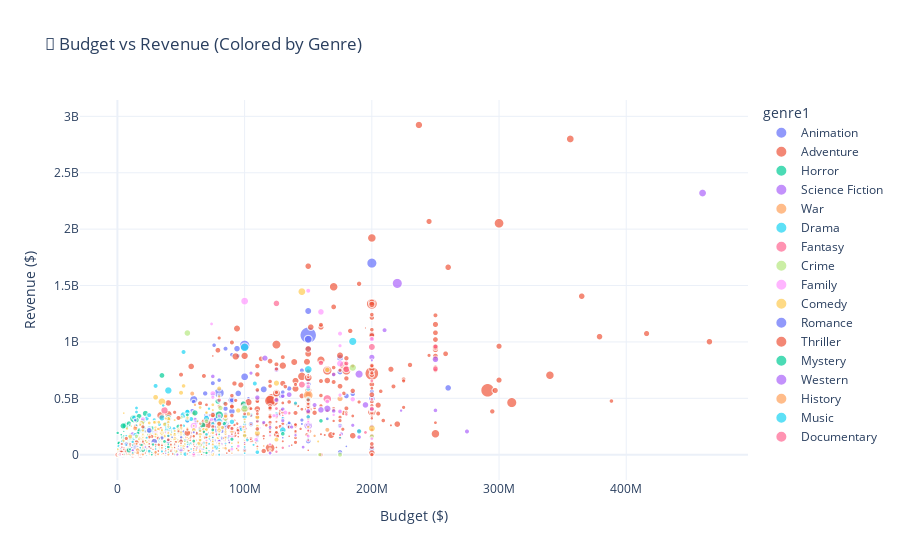

Here is the notebook cell this chart was saved with:
### Code cell
import plotly.express as px

#Option 1

fig1 = px.scatter(
    df_model,
    x='budget',
    y='revenue',
    color='genre1',          # color by genre string (e.g., Action, Comedy)
    size='popularity',       # optional: size points by popularity
    hover_data=['title'],    # optional: show movie title on hover
    title='💸 Budget vs Revenue (Colored by Genre)',
    labels={'budget': 'Budget ($)', 'revenue': 'Revenue ($)'}
)

fig1.update_layout(template='plotly_white')
fig1.show()

### Figure 1 — Plotly figure (JSON) as saved in the notebook; plotly's stock layout.template omitted (floating-point values rounded to 4 significant figures; data arrays with more than 128 entries replaced by an {"elided": "..."} marker saying what was removed)
{"data": [{"customdata": {"elided": "162x1 str values"}, "hovertemplate": "genre1=Animation<br>Budget ($)=%{x}<br>Revenue ($)=%{y}<br>popularity=%{marker.size}<br>title=%{customdata[0]}<extra></extra>", "legendgroup": "Animation", "marker": {"color": "#636efa", "size": {"elided": "162 float values"}, "sizemode": "area", "sizeref": 0.4288, "symbol": "circle"}, "mode": "markers", "name": "Animation", "showlegend": true, "type": "scattergl", "x": {"elided": "162 int values"}, "xaxis": "x", "y": {"elided": "162 int values"}, "yaxis": "y"}, {"customdata": {"elided": "794x1 str values"}, "hovertemplate": "genre1=Adventure<br>Budget ($)=%{x}<br>Revenue ($)=%{y}<br>popularity=%{marker.size}<br>title=%{customdata[0]}<extra></extra>", "legendgroup": "Adventure", "marker": {"color": "#EF553B", "size": {"elided": "794 float values"}, "sizemode": "area", "sizeref": 0.4288, "symbol": "circle"}, "mode": "markers", "name": "Adventure", "showlegend": true, "type": "scattergl", "x": {"elided": "794 int values"}, "xaxis": "x", "y": {"elided": "794 int values"}, "yaxis": "y"}, {"customdata": {"elided": "312x1 str values"}, "hovertemplate": "genre1=Horror<br>Budget ($)=%{x}<br>Revenue ($)=%{y}<br>popularity=%{marker.size}<br>title=%{customdata[0]}<extra></extra>", "legendgroup": "Horror", "marker": {"color": "#00cc96", "size": {"elided": "312 float values"}, "sizemode": "area", "sizeref": 0.4288, "symbol": "circle"}, "mode": "markers", "name": "Horror", "showlegend": true, "type": "scattergl", "x": {"elided": "312 int values"}, "xaxis": "x", "y": {"elided": "312 int values"}, "yaxis": "y"}, {"customdata": [["The Avengers"], ["Blade Runner 2049"], ["Dune: Part Two"], ["Avatar: The Way of Water"], ["Dune"], ["Transformers: Rise of the Beasts"], ["Kingdom of the Planet of the Apes"], ["Guardians of the Galaxy Vol. 3"], ["Guardians of the Galaxy Vol. 2"], ["Venom"], ["The Creator"], ["The Hunger Games: Mockingjay - Part 1"], ["Poor Things"], ["Eternal Sunshine of the Spotless Mind"], ["The Incredible Hulk"], ["Venom: Let There Be Carnage"], ["Star Trek"], ["The Marvels"], ["Transformers: Age of Extinction"], ["Annihilation"], ["M3GAN"], ["Terminator Genisys"], ["Teenage Mutant Ninja Turtles"], ["Eternals"], ["Predestination"], ["The Hunger Games"], ["Minority Report"], ["Ant-Man"], ["Dark Phoenix"], ["A Quiet Place Part II"], ["Maze Runner: The Scorch Trials"], ["Solo: A Star Wars Story"], ["The Matrix Resurrections"], ["Dawn of the Planet of the Apes"], ["Ghost in the Shell"], ["Alien: Covenant"], ["Maze Runner: The Death Cure"], ["Predators"], ["Prometheus"], ["Surrogates"], ["Godzilla: King of the Monsters"], ["Terminator: Dark Fate"], ["Elysium"], ["The Butterfly Effect"], ["Jupiter Ascending"], ["Fantastic Four: Rise of the Silver Surfer"], ["Gravity"], ["The Predator"], ["Hulk"], ["Nope"], ["Megalopolis"], ["What Happened to Monday"], ["The Purge"], ["Moonfall"], ["Chronicle"], ["District 9"], ["RoboCop"], ["Zathura: A Space Adventure"], ["Mr. Nobody"], ["Gemini Man"], ["Superman Returns"], ["Serenity"], ["The 5th Wave"], ["Ender's Game"], ["Sunshine"], ["Skyline"], ["Vivarium"], ["The Core"], ["Anon"], ["Riddick"], ["Battle: Los Angeles"], ["The New Mutants"], ["The Adjustment Bureau"], ["Code 8"], ["Moon"], ["Hot Tub Time Machine"], ["The Endless"], ["Primer"], ["Star Trek: Nemesis"], ["Transformers: Revenge of the Fallen"], ["I.S.S."], ["Frequency"], ["After Earth"], ["The Time Machine"], ["Æon Flux"], ["Project Gemini"], ["K-PAX"], ["Self/less"], ["Stealth"], ["Voyagers"], ["Push"], ["Project Almanac"], ["The 6th Day"], ["Outlander"], ["Ad Astra"], ["I Origins"], ["Dark Skies"], ["Mission to Mars"], ["Prospect"], ["High Life"], ["Freaks"], ["Don't Let Go"], ["Replicas"], ["Crimes of the Future"], ["Revolt"], ["Occupation: Rainfall"], ["Kin"], ["Skylines"], ["Ultraviolet"], ["Southland Tales"], ["S1m0ne"], ["The Recall"]], "hovertemplate": "genre1=Science Fiction<br>Budget ($)=%{x}<br>Revenue ($)=%{y}<br>popularity=%{marker.size}<br>title=%{customdata[0]}<extra></extra>", "legendgroup": "Science Fiction", "marker": {"color": "#ab63fa", "size": [44.06, 31.6, 27.86, 25.53, 24.71, 19.53, 19.09, 18.53, 17.59, 17.45, 16.83, 15.62, 15.14, 12.79, 12.65, 12.56, 11.85, 11.84, 11.46, 11.19, 11.13, 10.84, 10.72, 10.44, 10.38, 10.25, 10.16, 10.08, 9.808, 9.75, 9.735, 9.723, 9.63, 9.608, 9.607, 9.345, 9.141, 9.126, 8.97, 8.924, 8.771, 8.631, 8.239, 8.05, 7.943, 7.893, 7.808, 7.732, 7.543, 7.495, 7.241, 7.13, 6.992, 6.866, 6.722, 6.542, 6.053, 5.913, 5.872, 5.467, 5.35, 5.295, 5.235, 5.198, 5.19, 5.185, 5.181, 5.093, 5.024, 4.848, 4.811, 4.73, 4.63, 4.524, 4.371, 4.321, 4.28, 3.977, 3.952, 3.921, 3.914, 3.872, 3.857, 3.815, 3.762, 3.695, 3.647, 3.645, 3.607, 3.413, 3.401, 3.383, 3.377, 3.368, 3.15, 3.093, 2.785, 2.686, 2.669, 2.494, 2.492, 2.491, 2.429, 2.414, 2.328, 2.313, 2.304, 2.139, 2.022, 2.013, 1.932, 1.914], "sizemode": "area", "sizeref": 0.4288, "symbol": "circle"}, "mode": "markers", "name": "Science Fiction", "showlegend": true, "type": "scattergl", "x": [220000000, 150000000, 190000000, 460000000, 165000000, 195000000, 160000000, 250000000, 200000000, 116000000, 80000000, 125000000, 35000000, 20000000, 150000000, 110000000, 150000000, 274800000, 210000000, 40000000, 12000000, 155000000, 125000000, 200000000, 5500000, 75000000, 102000000, 130000000, 200000000, 55000000, 61000000, 250000000, 190000000, 170000000, 110000000, 97000000, 62000000, 40000000, 130000000, 80000000, 170000000, 185000000, 115000000, 13000000, 176000000, 130000000, 105000000, 88000000, 137000000, 68000000, 120000000, 20000000, 3000000, 146000000, 15000000, 30000000, 120000000, 65000000, 47000000, 140000000, 223000000, 39000000, 38000000, 110000000, 50000000, 10500000, 4000000, 60000000, 20000000, 38000000, 70000000, 67000000, 50200000, 15000000, 5000000, 36000000, 1000000, 7000, 60000000, 200000000, 13800000, 31000000, 130000000, 80000000, 62000000, 6000000, 48000000, 26000000, 135000000, 20000000, 38000000, 12000000, 82000000, 50000000, 87500000, 1000000, 3500000, 90000000, 4000000, 8933400, 2000, 5000000, 30000000, 27000000, 4000000, 25000000, 30000000, 70000000, 30000000, 17000000, 10000000, 5000000], "xaxis": "x", "y": [1518815515, 259239658, 714444358, 2320250281, 407573628, 441381193, 397378150, 845600000, 863756051, 856085151, 104272136, 755356711, 117607117, 72258126, 264770996, 506863592, 386839614, 206136825, 1104054072, 43070915, 181796517, 440603537, 485004754, 402064899, 4942449, 694394724, 358372926, 519311965, 252442974, 297372261, 312296056, 392952373, 156497322, 710644566, 169801921, 240891763, 288175335, 127200000, 403354469, 122444772, 387300138, 261119292, 286140700, 96800000, 184000000, 301913131, 723192705, 160542134, 245360480, 170823080, 13857002, 27975429, 91266581, 67319703, 145000000, 210888950, 242688965, 65079104, 2331721, 173469516, 391081192, 38869464, 109906372, 125537191, 34800000, 66984887, 488000, 74208267, 1197741, 98337295, 211800000, 49169594, 127900000, 157209, 9760104, 64780213, 956425, 545436, 67336470, 836303693, 6605079, 68106245, 243843127, 123700000, 53321673, 211674, 50315140, 31807156, 76932943, 4298184, 49678401, 33200000, 96085477, 7033683, 127461872, 481234, 25174316, 60900000, 22777, 2133033, 368410, 5300000, 8100000, 4551565, 24416, 331091, 10023153, 170581, 31070211, 374743, 19576023, 1319566], "yaxis": "y"}, {"customdata": [["Dunkirk"], ["Fury"], ["Civil War"], ["Troy"], ["Guy Ritchie's The Covenant"], ["American Sniper"], ["13 Hours: The Secret Soldiers of Benghazi"], ["Pearl Harbor"], ["1917"], ["The Wall"], ["Lone Survivor"], ["Tears of the Sun"], ["12 Strong"], ["Alexander"], ["The Outpost"], ["Devotion"], ["U-571"], ["War Horse"], ["Cold Mountain"], ["Green Zone"], ["The Monuments Men"], ["Flags of Our Fathers"], ["Windtalkers"], ["Danger Close: The Battle of Long Tan"], ["The Man with the Iron Heart"], ["Tolkien"], ["Rules of Engagement"]], "hovertemplate": "genre1=War<br>Budget ($)=%{x}<br>Revenue ($)=%{y}<br>popularity=%{marker.size}<br>title=%{customdata[0]}<extra></extra>", "legendgroup": "War", "marker": {"color": "#FFA15A", "size": [39.59, 22.18, 18.04, 16.45, 13.54, 11.31, 10.59, 9.985, 9.34, 6.715, 6.7, 6.577, 5.774, 5.518, 4.592, 4.335, 4.126, 3.853, 3.735, 3.489, 3.381, 3.194, 3.085, 2.944, 2.77, 2.636, 2.021], "sizemode": "area", "sizeref": 0.4288, "symbol": "circle"}, "mode": "markers", "name": "War", "showlegend": true, "type": "scattergl", "x": [150000000, 68000000, 50000000, 175000000, 55000000, 58800000, 50000000, 140000000, 100000000, 3000000, 40000000, 75000000, 35000000, 155000000, 18000000, 90000000, 62000000, 66000000, 79000000, 100000000, 70000000, 90000000, 115000000, 23934823, 32679734, 20000000, 60000000], "xaxis": "x", "y": [527000000, 211817906, 126542249, 497409852, 21948551, 542300000, 69411370, 449220945, 394638258, 4500000, 149295601, 86500000, 67450815, 167298192, 2133452, 20000000, 127700000, 177584879, 173013509, 94882889, 154984035, 65900249, 77600000, 2078370, 4412639, 8654322, 71000000], "yaxis": "y"}, {"customdata": {"elided": "619x1 str values"}, "hovertemplate": "genre1=Drama<br>Budget ($)=%{x}<br>Revenue ($)=%{y}<br>popularity=%{marker.size}<br>title=%{customdata[0]}<extra></extra>", "legendgroup": "Drama", "marker": {"color": "#19d3f3", "size": {"elided": "619 float values"}, "sizemode": "area", "sizeref": 0.4288, "symbol": "circle"}, "mode": "markers", "name": "Drama", "showlegend": true, "type": "scattergl", "x": {"elided": "619 int values"}, "xaxis": "x", "y": {"elided": "619 int values"}, "yaxis": "y"}, {"customdata": [["How to Train Your Dragon"], ["Twilight"], ["How to Train Your Dragon 2"], ["Maleficent"], ["Doctor Strange in the Multiverse of Madness"], ["Harry Potter and the Deathly Hallows: Part 2"], ["Thor: Love and Thunder"], ["Shrek the Third"], ["Constantine"], ["Damsel"], ["Underworld: Blood Wars"], ["Fantastic Beasts: The Secrets of Dumbledore"], ["Donnie Darko"], ["The Hobbit: The Desolation of Smaug"], ["Fantastic Beasts and Where to Find Them"], ["The Dark Tower"], ["Bruce Almighty"], ["Ghostbusters: Frozen Empire"], ["Jungle Cruise"], ["Ghostbusters: Afterlife"], ["The Watchers"], ["Hellboy: The Crooked Man"], ["Jack the Giant Slayer"], ["Miss Peregrine's Home for Peculiar Children"], ["Immortals"], ["Wrath of the Titans"], ["Fantastic Beasts: The Crimes of Grindelwald"], ["Home"], ["The Lovely Bones"], ["Hellboy"], ["Underworld"], ["The Mummy"], ["Hancock"], ["Knights of the Zodiac"], ["Hansel & Gretel: Witch Hunters"], ["Drive Angry"], ["Daredevil"], ["The Legend of Tarzan"], ["Hellboy II: The Golden Army"], ["The Last Witch Hunter"], ["The Mortal Instruments: City of Bones"], ["Chaos Walking"], ["The Smurfs 2"], ["Hellboy"], ["Blade II"], ["Oz the Great and Powerful"], ["Eragon"], ["Midnight in Paris"], ["R.I.P.D."], ["Underworld: Evolution"], ["Underworld: Rise of the Lycans"], ["Underworld: Awakening"], ["Nanny McPhee"], ["The Ant Bully"], ["Son of the Mask"], ["The Sorcerer's Apprentice"], ["The League of Extraordinary Gentlemen"], ["Pan"], ["A Monster Calls"], ["The Illusionist"], ["Bedtime Stories"], ["Evan Almighty"], ["The Covenant"], ["Mandy"], ["Enter the Void"], ["The Nutcracker and the Four Realms"], ["If Only"], ["Bedazzled"], ["Mary Poppins Returns"], ["Aquamarine"], ["Sorry to Bother You"], ["Ghosts of Girlfriends Past"], ["Beautiful Creatures"], ["The Kid"], ["The King's Daughter"], ["Cats"], ["Into the Woods"], ["Where the Wild Things Are"], ["The Santa Clause 2"], ["Nutty Professor II: The Klumps"], ["Queen of the Damned"], ["Penelope"], ["Don't Be Afraid of the Dark"], ["Tideland"], ["Gabriel"]], "hovertemplate": "genre1=Fantasy<br>Budget ($)=%{x}<br>Revenue ($)=%{y}<br>popularity=%{marker.size}<br>title=%{customdata[0]}<extra></extra>", "legendgroup": "Fantasy", "marker": {"color": "#FF6692", "size": [32.7, 23.62, 22.48, 21.54, 21.21, 19.34, 13.97, 13.81, 13.41, 12.68, 12.53, 11.63, 11.53, 11.42, 11.1, 10.52, 8.853, 8.613, 8.459, 7.902, 7.65, 7.606, 7.266, 7.256, 7.188, 7.025, 7.02, 6.812, 6.809, 6.694, 6.673, 6.636, 6.47, 6.445, 5.99, 5.905, 5.875, 5.852, 5.824, 5.625, 5.617, 5.561, 5.439, 5.433, 5.431, 5.393, 5.295, 5.287, 5.191, 5.071, 5.046, 5.031, 4.953, 4.809, 4.68, 4.649, 4.601, 4.414, 4.223, 4.214, 4.106, 3.999, 3.962, 3.92, 3.664, 3.639, 3.61, 3.494, 3.477, 3.473, 3.459, 3.147, 2.986, 2.969, 2.794, 2.78, 2.733, 2.672, 2.543, 2.491, 2.419, 2.208, 2.131, 2.026, 1.976], "sizemode": "area", "sizeref": 0.4288, "symbol": "circle"}, "mode": "markers", "name": "Fantasy", "showlegend": true, "type": "scattergl", "x": [165000000, 37000000, 145000000, 180000000, 200000000, 125000000, 250000000, 160000000, 100000000, 60000000, 35000000, 200000000, 4500000, 250000000, 180000000, 60000000, 80000000, 100000000, 200000000, 75000000, 30000000, 20000000, 195000000, 110000000, 75000000, 150000000, 200000000, 135000000, 65000000, 66000000, 22000000, 125000000, 150000000, 60000000, 50000000, 50000000, 78000000, 180000000, 85000000, 90000000, 60000000, 125000000, 105000000, 50000000, 54000000, 200000000, 100000000, 17000000, 130000000, 50000000, 35000000, 70000000, 25000000, 50000000, 84000000, 150000000, 78000000, 150000000, 43000000, 16500000, 80000000, 175000000, 20000000, 6000000, 13000000, 120000000, 532673, 48000000, 130000000, 12000000, 3200000, 37500000, 60000000, 65000000, 40500000, 95000000, 50000000, 100000000, 65000000, 84000000, 35000000, 15000000, 25000000, 12000000, 200000], "xaxis": "x", "y": [494879471, 393616788, 621537519, 758539785, 955775804, 1341511219, 760900000, 813367380, 230900000, 5000, 81093313, 407200000, 7500000, 958400000, 809342332, 113231078, 484592874, 201967521, 220889446, 204334455, 51147812, 2014050, 197700000, 296482446, 226904017, 301970083, 654900000, 368871007, 93600000, 99318987, 95708457, 409231607, 629400000, 7000000, 226349749, 40909909, 179179718, 356743061, 160388063, 146936910, 95396573, 26508132, 347434178, 55065289, 155010032, 491868548, 250425512, 151119219, 61600000, 111476513, 92158961, 160112671, 123276807, 55200000, 59918422, 215300000, 179265204, 128388320, 47309313, 87892388, 212874864, 174440724, 37597471, 1653784, 754249, 173961069, 3000000, 90383208, 348807090, 23006849, 18200000, 102366815, 60052138, 110317580, 2200000, 77276321, 212902372, 100140916, 172842355, 123307945, 45479110, 21156270, 36993168, 566611, 1395610], "yaxis": "y"}, {"customdata": {"elided": "138x1 str values"}, "hovertemplate": "genre1=Crime<br>Budget ($)=%{x}<br>Revenue ($)=%{y}<br>popularity=%{marker.size}<br>title=%{customdata[0]}<extra></extra>", "legendgroup": "Crime", "marker": {"color": "#B6E880", "size": {"elided": "138 float values"}, "sizemode": "area", "sizeref": 0.4288, "symbol": "circle"}, "mode": "markers", "name": "Crime", "showlegend": true, "type": "scattergl", "x": {"elided": "138 int values"}, "xaxis": "x", "y": {"elided": "138 int values"}, "yaxis": "y"}, {"customdata": [["The Super Mario Bros. Movie"], ["The Garfield Movie"], ["Coco"], ["Beauty and the Beast"], ["Paddington in Peru"], ["Madagascar"], ["Maleficent: Mistress of Evil"], ["Alice in Wonderland"], ["The Bad Guys"], ["Frozen II"], ["Cars 3"], ["PAW Patrol: The Mighty Movie"], ["Toy Story 4"], ["Wonder"], ["Penguins of Madagascar"], ["The SpongeBob SquarePants Movie"], ["Harold and the Purple Crayon"], ["Wreck-It Ralph"], ["Madagascar: Escape 2 Africa"], ["The Day the Earth Blew Up: A Looney Tunes Movie"], ["Trolls"], ["The Cat in the Hat"], ["The Jungle Book"], ["The SpongeBob Movie: Sponge Out of Water"], ["Ralph Breaks the Internet"], ["The Grinch"], ["Bee Movie"], ["PAW Patrol: The Movie"], ["The Spiderwick Chronicles"], ["How the Grinch Stole Christmas"], ["Freaky Friday"], ["The SpongeBob Movie: Sponge on the Run"], ["Space Jam: A New Legacy"], ["Over the Hedge"], ["Sinbad: Legend of the Seven Seas"], ["The Road to El Dorado"], ["The Addams Family"], ["Minions"], ["Dora and the Lost City of Gold"], ["Onward"], ["The Angry Birds Movie 2"], ["Trolls World Tour"], ["Spy Kids"], ["Dumbo"], ["The Lizzie McGuire Movie"], ["Smurfs: The Lost Village"], ["Miracles from Heaven"], ["Abominable"], ["RV"], ["Mr. Bean's Holiday"], ["Roald Dahl's Matilda the Musical"], ["August Rush"], ["My Spy"], ["Clifford the Big Red Dog"], ["Alvin and the Chipmunks: The Road Chip"], ["Ella Enchanted"], ["The Wild"], ["Captain Underpants: The First Epic Movie"], ["ParaNorman"], ["Spy Kids 2: The Island of Lost Dreams"], ["A Dog's Journey"], ["Dolittle"], ["The Lego Ninjago Movie"], ["Peter Rabbit 2: The Runaway"], ["Speed Racer"], ["Spy Kids 3-D: Game Over"], ["Lady and the Tramp"], ["Like Mike"], ["Diary of a Wimpy Kid: Rodrick Rules"], ["Gulliver's Travels"], ["Spy Kids: All the Time in the World"], ["Stuart Little 2"], ["My Little Pony: The Movie"], ["Kicking & Screaming"], ["G-Force"], ["Jimmy Neutron: Boy Genius"], ["The Water Horse"], ["Are We There Yet?"], ["Rugrats in Paris: The Movie"], ["Shaun the Sheep Movie"], ["Soul Surfer"], ["Smallfoot"], ["102 Dalmatians"], ["Valiant"], ["The Son of Bigfoot"], ["Sleepover"], ["Underdog"], ["Zoom"], ["Cats & Dogs"], ["The Muppets"], ["Playing with Fire"], ["The Jungle Book 2"], ["Camp Hideout"], ["Ice Princess"], ["The Secret Life of Bees"], ["The Wolf and the Lion"], ["Early Man"], ["Missing Link"], ["Alexander and the Terrible, Horrible, No Good, Very Bad Day"], ["Imagine That"], ["Pooh's Heffalump Movie"], ["Big Fat Liar"], ["The Little Vampire"], ["Cats & Dogs: The Revenge of Kitty Galore"], ["Mr. Magorium's Wonder Emporium"], ["A Street Cat Named Bob"]], "hovertemplate": "genre1=Family<br>Budget ($)=%{x}<br>Revenue ($)=%{y}<br>popularity=%{marker.size}<br>title=%{customdata[0]}<extra></extra>", "legendgroup": "Family", "marker": {"color": "#FF97FF", "size": [27.28, 23.68, 21.85, 17.99, 17.01, 14.86, 12.81, 12.07, 11.97, 11.61, 11.56, 11.14, 10.76, 10.68, 10.5, 10.33, 10.27, 9.839, 9.604, 9.264, 8.932, 8.898, 8.3, 7.989, 7.935, 7.935, 7.779, 7.661, 7.575, 7.342, 7.326, 6.982, 6.858, 6.847, 6.673, 6.382, 6.319, 6.29, 6.167, 6.145, 6.101, 6.087, 6.078, 5.543, 5.348, 5.345, 5.337, 5.078, 5.005, 4.928, 4.926, 4.836, 4.813, 4.699, 4.62, 4.615, 4.436, 4.415, 4.413, 4.313, 4.297, 4.259, 4.254, 4.04, 4.003, 3.918, 3.847, 3.774, 3.716, 3.654, 3.589, 3.53, 3.378, 3.376, 3.303, 3.241, 3.177, 3.159, 3.129, 3.107, 3.076, 2.94, 2.838, 2.791, 2.697, 2.689, 2.686, 2.667, 2.637, 2.63, 2.552, 2.531, 2.511, 2.474, 2.471, 2.382, 2.265, 2.236, 2.203, 2.189, 2.189, 2.081, 1.976, 1.901, 1.9, 1.896], "sizemode": "area", "sizeref": 0.4288, "symbol": "circle"}, "mode": "markers", "name": "Family", "showlegend": true, "type": "scattergl", "x": [100000000, 60000000, 175000000, 160000000, 90000000, 75000000, 185000000, 200000000, 80000000, 150000000, 175000000, 30000000, 175000000, 20000000, 132000000, 30000000, 40000000, 165000000, 150000000, 15000000, 125000000, 109000000, 175000000, 74000000, 175000000, 75000000, 150000000, 26000000, 90000000, 123000000, 26000000, 60000000, 150000000, 80000000, 60000000, 95000000, 40000000, 74000000, 49000000, 200000000, 65000000, 90000000, 35000000, 170000000, 17000000, 60000000, 16000000, 75000000, 50000000, 25000000, 25000000, 25000000, 18000000, 64000000, 90000000, 31000000, 80000000, 38000000, 60000000, 38000000, 16000000, 175000000, 70000000, 45000000, 120000000, 38000000, 60000000, 30000000, 21000000, 112000000, 27000000, 120000000, 6000000, 45000000, 150000000, 25000000, 40000000, 32000000, 30000000, 25000000, 18000000, 80000000, 85000000, 35000000, 30000000, 10000000, 25000000, 75600000, 60000000, 45000000, 29900000, 20000000, 3500000, 25000000, 11000000, 11900000, 50000000, 100000000, 28000000, 55000000, 20000000, 15000000, 35000000, 85000000, 65000000, 8000000], "xaxis": "x", "y": [1362000000, 254907482, 807816196, 1266115964, 209470312, 542064525, 491730089, 1025467110, 250162278, 1453683476, 383925276, 202231360, 1073841394, 315025930, 373515621, 140161792, 32227855, 471222889, 603900354, 12641938, 347337803, 133800000, 966550600, 311594032, 529323962, 508600000, 287594577, 144327371, 164200000, 345800000, 160846332, 4700000, 163692228, 343397247, 80767884, 76400000, 204394183, 1159457503, 120600000, 141940042, 137792047, 49276818, 147934180, 353284621, 55534455, 197183546, 74000000, 190304772, 87528173, 232225908, 37289659, 66122026, 10200000, 107347356, 233755553, 27400000, 102338515, 125427681, 107139399, 119723358, 78871079, 251410631, 123081555, 153000000, 93900000, 197101678, 51000000, 62300000, 72526996, 237382724, 85564310, 169956806, 61294644, 56070433, 292817841, 80936232, 103967384, 97918663, 103291131, 106209378, 47088990, 214115531, 183611771, 61746888, 46372519, 10143022, 65270477, 12506188, 93375151, 165184237, 69412425, 135700000, 1100000, 27645491, 38105395, 15300000, 53431158, 26565710, 100654149, 23000000, 52900000, 52970014, 27965865, 112483764, 69500000, 17900000], "yaxis": "y"}, {"customdata": {"elided": "541x1 str values"}, "hovertemplate": "genre1=Comedy<br>Budget ($)=%{x}<br>Revenue ($)=%{y}<br>popularity=%{marker.size}<br>title=%{customdata[0]}<extra></extra>", "legendgroup": "Comedy", "marker": {"color": "#FECB52", "size": {"elided": "541 float values"}, "sizemode": "area", "sizeref": 0.4288, "symbol": "circle"}, "mode": "markers", "name": "Comedy", "showlegend": true, "type": "scattergl", "x": {"elided": "541 int values"}, "xaxis": "x", "y": {"elided": "541 int values"}, "yaxis": "y"}, {"customdata": [["After"], ["The Notebook"], ["Cinderella"], ["Her"], ["We Live in Time"], ["Anyone But You"], ["Corpse Bride"], ["Call Me by Your Name"], ["After We Collided"], ["After Ever Happy"], ["After Everything"], ["Flipped"], ["Five Feet Apart"], ["The Age of Adaline"], ["After We Fell"], ["Beautiful Disaster"], ["Redeeming Love"], ["Secretary"], ["Friends with Benefits"], ["Fly Me to the Moon"], ["Waves"], ["The Fault in Our Stars"], ["Focus"], ["Carol"], ["Shortbus"], ["Overboard"], ["All of Us Strangers"], ["She's Out of My League"], ["Forever My Girl"], ["Leap Year"], ["The Break-Up"], ["Soul Plane"], ["Julie & Julia"], ["Midnight Sun"], ["Under the Tuscan Sun"], ["The House Bunny"], ["What to Expect When You're Expecting"], ["Two Weeks Notice"], ["The Space Between Us"], ["Bones and All"], ["The DUFF"], ["Punch-Drunk Love"], ["Step Up All In"], ["Every Day"], ["Marry Me"], ["The Next Three Days"], ["Monster-in-Law"], ["Brooklyn"], ["Cinderella Man"], ["Failure to Launch"], ["Becoming Jane"], ["All My Life"], ["Before Midnight"], ["Pride and Prejudice and Zombies"], ["The Painted Veil"], ["Love Again"], ["Fifty Shades of Black"], ["Sing Street"], ["Beastly"], ["The Wedding Date"], ["Just Married"], ["Safe Haven"], ["Duplicity"], ["Upside Down"], ["Kate & Leopold"], ["My Best Friend's Girl"], ["My Big Fat Greek Wedding 2"], ["If Beale Street Could Talk"], ["Ironclad"], ["Song to Song"], ["Fever Pitch"], ["Second Act"], ["Return to Me"]], "hovertemplate": "genre1=Romance<br>Budget ($)=%{x}<br>Revenue ($)=%{y}<br>popularity=%{marker.size}<br>title=%{customdata[0]}<extra></extra>", "legendgroup": "Romance", "marker": {"color": "#636efa", "size": [23.08, 19.44, 19, 15.02, 13.91, 13.91, 12.2, 12.17, 11.78, 11.51, 11.22, 9.93, 9.1, 8.706, 8.657, 8.347, 8.305, 8.218, 7.687, 6.241, 5.934, 5.902, 5.622, 5.525, 5.134, 5.043, 4.98, 4.908, 4.754, 4.671, 4.394, 4.389, 4.381, 4.293, 4.097, 4.05, 3.921, 3.838, 3.781, 3.743, 3.704, 3.693, 3.631, 3.622, 3.557, 3.52, 3.51, 3.497, 3.438, 3.395, 3.32, 3.259, 3.253, 3.231, 3.181, 3.116, 3.085, 2.964, 2.781, 2.663, 2.533, 2.465, 2.425, 2.33, 2.315, 2.232, 2.144, 2.119, 2.11, 2.09, 2.051, 1.956, 1.911], "sizemode": "area", "sizeref": 0.4288, "symbol": "circle"}, "mode": "markers", "name": "Romance", "showlegend": true, "type": "scattergl", "x": [14000000, 29000000, 95000000, 23000000, 20000000, 25000000, 40000000, 3500000, 14000000, 14000000, 14000000, 14000000, 7000000, 25000000, 14000000, 25000000, 30000000, 4000000, 35000000, 100000000, 6000000, 14000000, 50100000, 11800000, 2000000, 12000000, 5000000, 20000000, 3500000, 19000000, 52000000, 16000000, 40000000, 2800000, 18000000, 25000000, 40000000, 60000000, 30000000, 16000000, 8500000, 25000000, 45000000, 4900000, 23000000, 30000000, 43000000, 11000000, 88000000, 50000000, 16500000, 25000000, 3000000, 28000000, 19400000, 9000000, 20000000, 4000000, 17000000, 15000000, 18000000, 28000000, 60000000, 60000000, 48000000, 20000000, 18000000, 12000000, 25000000, 10000000, 30000000, 16000000, 24000000], "xaxis": "x", "y": [69497587, 115600000, 543514353, 47351251, 37182814, 214891370, 118133252, 43143046, 47990414, 19238073, 10644463, 4324817, 92600000, 65663276, 21753705, 6850036, 9464198, 9300000, 149500000, 42247783, 2576990, 307166834, 153962963, 40272135, 5557564, 91244913, 14864960, 49800000, 16367326, 32686500, 205700000, 14800000, 129500000, 27365467, 58878723, 70442940, 79700000, 199043242, 14793385, 15234907, 43528634, 24665649, 86165646, 10400000, 44000000, 67448651, 154749918, 62076141, 108539911, 130224158, 37311672, 2000000, 11176469, 16457494, 26910847, 10000000, 21164799, 13624522, 43200000, 47175038, 101564935, 97600000, 78176181, 22187813, 76019048, 41624687, 90632641, 20572691, 5151023, 1710528, 50500000, 72282227, 36600000], "yaxis": "y"}, {"customdata": {"elided": "157x1 str values"}, "hovertemplate": "genre1=Thriller<br>Budget ($)=%{x}<br>Revenue ($)=%{y}<br>popularity=%{marker.size}<br>title=%{customdata[0]}<extra></extra>", "legendgroup": "Thriller", "marker": {"color": "#EF553B", "size": {"elided": "157 float values"}, "sizemode": "area", "sizeref": 0.4288, "symbol": "circle"}, "mode": "markers", "name": "Thriller", "showlegend": true, "type": "scattergl", "x": {"elided": "157 int values"}, "xaxis": "x", "y": {"elided": "157 int values"}, "yaxis": "y"}, {"customdata": [["Gone Girl"], ["Get Out"], ["Blink Twice"], ["Memento"], ["Watchmen"], ["Scooby-Doo"], ["Death on the Nile"], ["Murder on the Orient Express"], ["Game Night"], ["A Haunting in Venice"], ["House of Wax"], ["Inferno"], ["Vanilla Sky"], ["Identity"], ["Nerve"], ["The Guest"], ["Hypnotic"], ["Eagle Eye"], ["Odd Thomas"], ["Amsterdam"], ["The Fourth Kind"], ["Sky Captain and the World of Tomorrow"], ["The Crazies"], ["Joy Ride"], ["Stay"], ["Secret Window"], ["Poolman"], ["Joe Dirt"], ["Paper Towns"], ["See How They Run"], ["Scooby-Doo 2: Monsters Unleashed"], ["Mindhunters"], ["Reminiscence"], ["The X Files: I Want to Believe"], ["The Messengers"]], "hovertemplate": "genre1=Mystery<br>Budget ($)=%{x}<br>Revenue ($)=%{y}<br>popularity=%{marker.size}<br>title=%{customdata[0]}<extra></extra>", "legendgroup": "Mystery", "marker": {"color": "#00cc96", "size": [16.41, 16.01, 15.74, 12.41, 9.39, 7.816, 7.643, 6.957, 6.895, 6.406, 6.396, 6.198, 5.835, 5.767, 5.211, 5.118, 5.099, 4.743, 4.671, 3.989, 3.793, 3.656, 3.464, 3.412, 3.284, 2.998, 2.986, 2.91, 2.711, 2.693, 2.655, 2.611, 2.433, 2.356, 1.952], "sizemode": "area", "sizeref": 0.4288, "symbol": "circle"}, "mode": "markers", "name": "Mystery", "showlegend": true, "type": "scattergl", "x": [61000000, 4500000, 20000000, 9000000, 130000000, 84000000, 90000000, 55000000, 37000000, 60000000, 40000000, 75000000, 68000000, 28000000, 19000000, 5000000, 70000000, 80000000, 27000000, 80000000, 10000000, 70000000, 20000000, 23000000, 50000000, 40000000, 10000000, 17700000, 12000000, 40000000, 80000000, 27000000, 68000000, 30000000, 16000000], "xaxis": "x", "y": [370890259, 255407969, 46393906, 40047236, 185258983, 275650703, 137307235, 352800000, 117501013, 121400000, 68766121, 220021259, 203388341, 90259536, 85241496, 2700051, 16014123, 178800000, 1149267, 31245810, 47709193, 57958696, 54956140, 36642838, 8342132, 92900000, 158933, 30987695, 85500000, 21921551, 181466833, 21100000, 18717947, 69363381, 55060212], "yaxis": "y"}, {"customdata": [["The Revenant"], ["Horizon: An American Saga - Chapter 1"], ["Bone Tomahawk"], ["Hell or High Water"], ["3:10 to Yuma"], ["Open Range"], ["Hidalgo"], ["The Sisters Brothers"]], "hovertemplate": "genre1=Western<br>Budget ($)=%{x}<br>Revenue ($)=%{y}<br>popularity=%{marker.size}<br>title=%{customdata[0]}<extra></extra>", "legendgroup": "Western", "marker": {"color": "#ab63fa", "size": [15.02, 7.379, 5.345, 4.861, 3.884, 3.217, 2.72, 2.501], "sizemode": "area", "sizeref": 0.4288, "symbol": "circle"}, "mode": "markers", "name": "Western", "showlegend": true, "type": "scattergl", "x": [135000000, 50000000, 1800000, 12000000, 55000000, 22000000, 100000000, 38000000], "xaxis": "x", "y": [532950503, 38735702, 475846, 37600000, 70000000, 68296293, 108103450, 13143056], "yaxis": "y"}, {"customdata": [["Napoleon"], ["The Imitation Game"], ["The Iron Claw"], ["The Fire Inside"], ["Dumb Money"], ["The Apprentice"], ["Les Misérables"], ["The Last Duel"], ["Lincoln"], ["The Return"], ["Big George Foreman"], ["The Favourite"], ["Young Woman and the Sea"], ["First Man"], ["Ferrari"], ["Reagan"], ["Bonhoeffer: Pastor. Spy. Assassin"], ["The Walk"], ["Milk"], ["Thirteen Days"], ["The Promise"], ["Cabrini"], ["A Hidden Life"], ["Selma"], ["All Eyez on Me"], ["Tesla"], ["The Professor and the Madman"], ["In the Valley of Elah"], ["Escape from Germany"]], "hovertemplate": "genre1=History<br>Budget ($)=%{x}<br>Revenue ($)=%{y}<br>popularity=%{marker.size}<br>title=%{customdata[0]}<extra></extra>", "legendgroup": "History", "marker": {"color": "#FFA15A", "size": [11.99, 11.64, 9.836, 6.755, 6.707, 6.255, 5.494, 4.902, 4.841, 4.58, 4.546, 4.508, 4.418, 4.322, 4.085, 3.447, 3.23, 2.99, 2.667, 2.643, 2.555, 2.524, 2.407, 2.345, 2.088, 2.027, 1.944, 1.93, 1.89], "sizemode": "area", "sizeref": 0.4288, "symbol": "circle"}, "mode": "markers", "name": "History", "showlegend": true, "type": "scattergl", "x": [165000000, 14000000, 15900000, 12000000, 30000000, 16000000, 61000000, 100000000, 65000000, 20000000, 32000000, 15000000, 40000000, 70000000, 95000000, 25000000, 25000000, 35000000, 20000000, 80000000, 90000000, 50000000, 9000000, 20000000, 40000000, 5000000, 25000000, 23000000, 1000000], "xaxis": "x", "y": [220597098, 233555708, 40130232, 8104331, 20703794, 17271613, 442636309, 30552111, 275300000, 2106733, 3800000, 95918706, 581725, 105713218, 39220516, 30107173, 12165702, 61181942, 54600000, 34566746, 12448676, 20592796, 4645140, 66787908, 44922302, 459051, 4957273, 29541790, 2601719], "yaxis": "y"}, {"customdata": [["Bohemian Rhapsody"], ["Better Man"], ["Bob Marley: One Love"], ["Dance Flick"], ["A Star Is Born"], ["Rocketman"], ["Step Up"], ["Step Up 2: The Streets"], ["TÁR"], ["I Can Only Imagine"], ["Back to Black"], ["TAYLOR SWIFT | THE ERAS TOUR"], ["I Still Believe"], ["Honey"], ["Strange Magic"], ["Step Up Revolution"], ["Rock Star"], ["Whitney Houston: I Wanna Dance with Somebody"]], "hovertemplate": "genre1=Music<br>Budget ($)=%{x}<br>Revenue ($)=%{y}<br>popularity=%{marker.size}<br>title=%{customdata[0]}<extra></extra>", "legendgroup": "Music", "marker": {"color": "#19d3f3", "size": [10.8, 9.816, 6.279, 6.16, 5.375, 5.056, 5.019, 4.449, 4.343, 3.688, 3.609, 3.261, 3.043, 3.026, 3.016, 2.72, 2.195, 2.133], "sizemode": "area", "sizeref": 0.4288, "symbol": "circle"}, "mode": "markers", "name": "Music", "showlegend": true, "type": "scattergl", "x": [52000000, 110000000, 70000000, 25000000, 36000000, 40000000, 12000000, 23000000, 35000000, 7000000, 30000000, 15000000, 12000000, 18000000, 100000000, 33000000, 57000000, 50000000], "xaxis": "x", "y": [910813521, 22541033, 180828556, 31439140, 436388866, 167300000, 114194847, 150816700, 29048571, 86086881, 51001975, 261656269, 16069730, 62646763, 13603453, 140470746, 19334145, 59800000], "yaxis": "y"}, {"customdata": [["The Secret"], ["Samsara"], ["Inside Job"]], "hovertemplate": "genre1=Documentary<br>Budget ($)=%{x}<br>Revenue ($)=%{y}<br>popularity=%{marker.size}<br>title=%{customdata[0]}<extra></extra>", "legendgroup": "Documentary", "marker": {"color": "#FF6692", "size": [2.886, 2.401, 2.339], "sizemode": "area", "sizeref": 0.4288, "symbol": "circle"}, "mode": "markers", "name": "Documentary", "showlegend": true, "type": "scattergl", "x": [3500000, 4000000, 2000000], "xaxis": "x", "y": [65600000, 2639616, 7871522], "yaxis": "y"}], "layout": {"legend": {"itemsizing": "constant", "title": {"text": "genre1"}, "tracegroupgap": 0}, "title": {"text": "💸 Budget vs Revenue (Colored by Genre)"}, "xaxis": {"anchor": "y", "domain": [0, 1], "title": {"text": "Budget ($)"}}, "yaxis": {"anchor": "x", "domain": [0, 1], "title": {"text": "Revenue ($)"}}}}
